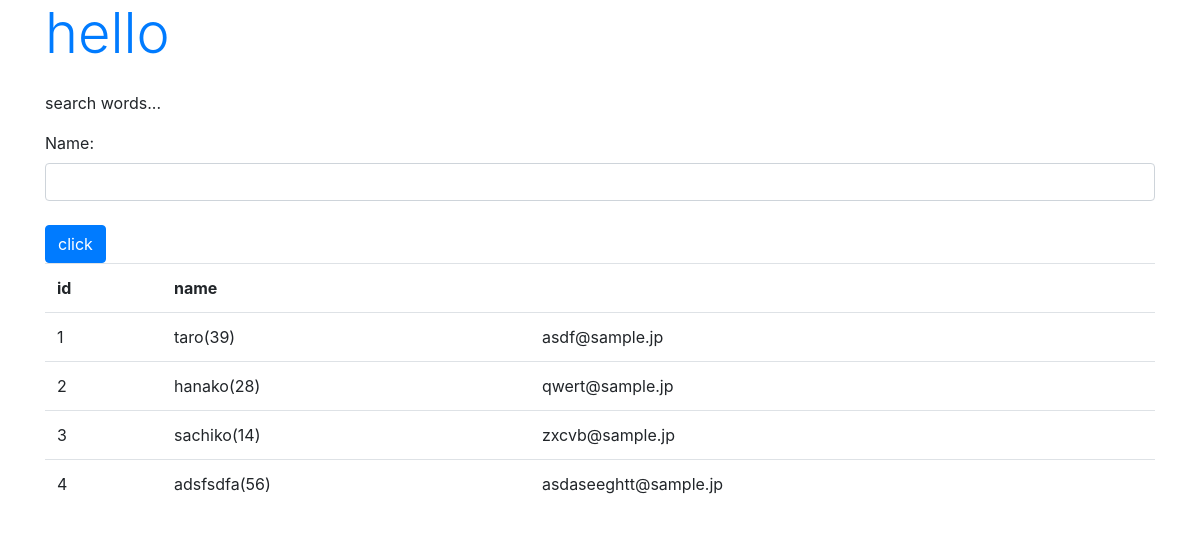
/hello/find, run on the app's committed database.
### hello/models.py (models this page shows, shortened)
class Friend(models.Model):
    name = models.CharField(max_length = 100)
    mail = models.EmailField(max_length = 200)
    gender = models.BooleanField()
    age = models.IntegerField(default = 0)
    birthday = models.DateField()

### hello/views.py (the view)
# urls.py: path('find', views.find, name='find')
def find(request):
    if (request.method == 'POST'):
        form = FindForm(request.POST)
        find = request.POST['name']
        data = Friend.objects.filter(name__contains=find)
        msg = 'Result:' + str(data.count())
    else:
        msg = 'search words...'
        form = FindForm()
        data = Friend.objects.all()
    params = {
        'title': 'Hello',
        'message': msg,
        'form': form,
        'data': data
    }
    return render(request, 'hello/find.html', params)

### hello/form.py
class FindForm(forms.Form):
    name = forms.CharField(label='Name', required=False, widget=forms.TextInput(attrs={'class':'form-control'}))

### hello/templates/hello/find.html (shortened to what this page needs)
{% load static %}
<!DOCTYPE html>
<html lang="ja">
<head>
    <link rel="stylesheet" href="https://stackpath.bootstrapcdn.com/bootstrap/4.5.0/css/bootstrap.min.css">
</head>
<body class="container">
    <h1 class="display-4 text-primary mb-4"><a href="{% url 'index' %}">hello</a></h1>
    <p>{{message|safe}}</p>
    <form action="{% url 'find' %}" method="post">
        {{form.as_p}}
        <tr><th></th><td>
            <input type="submit" value="click" class="btn btn-primary mt-2">
        </td></tr>
    </form>
    <table class="table">
        <tr>
            <th>id</th>
            <th>name</th>
            <th></th>
        </tr>
        {% for item in data %}
        <tr>
            <td>{{item.id}}</td>
            <td>{{item.name}}({{item.age}})</td>
            <td>{{item.mail}}</td>
        </tr>
        {% endfor %}
    </table>
</body>
</html>

### data on the page
Friend: id "1", name "taro", age "39", mail "asdf@sample.jp"
Friend: id "2", name "hanako", age "28", mail "qwert@sample.jp"
Friend: id "3", name "sachiko", age "14", mail "zxcvb@sample.jp"
Friend: id "4", name "adsfsdfa", age "56", mail "asdaseeghtt@sample.jp"

### other printed values
{{ message|safe }} "search words..."
